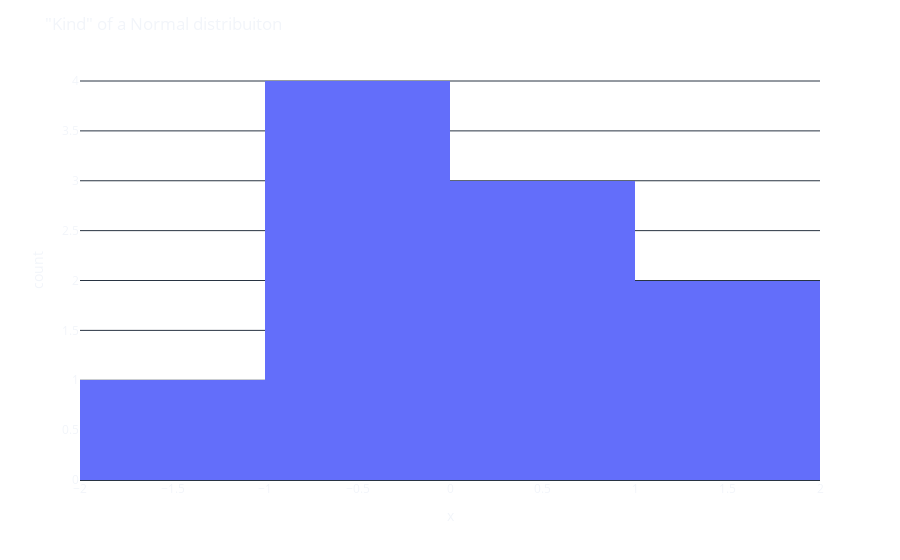

Notebook cell for this chart:
### Markdown cell above
Our `DataFrame` is really small, and we don't have much to plot. Thus let us create some fake data points using `Numpy`.

### NumPy

[NumPy](https://numpy.org/) (short for "_Numerical Python_") is a popular `Python` library for numerical computing. It provides powerful tools for working with arrays and matrices and a range of mathematical functions for working with numerical data. 

The library also provides tools for linear algebra, Fourier transforms, random number generation, and more. `NumPy` is widely used in scientific computing, data analysis, and machine learning and is a key component of many popular data science libraries in ` Python`.

![numpy](https://miro.medium.com/max/1400/1*Nhz7M4r_x8MuJtZ1orr0jg.gif)

You can learn more about `NumPy` functions [here](https://www.w3schools.com/python/numpy/default.asp) and [here](https://numpy.org/doc/stable/user/quickstart.html).

Here are some useful `NumPy` functions to get you started:

- `np.random` allows as to sample randomly from a variety of different distributions:

    - [`rand`](https://numpy.org/doc/1.16/reference/generated/numpy.random.rand.html#numpy.random.rand "numpy.random.rand"): Random values in a given shape.
    - [`randn`](https://numpy.org/doc/1.16/reference/generated/numpy.random.randn.html#numpy.random.randn "numpy.random.randn"): Return a sample (or samples) from the "_standard normal_" distribution.
    - [`randint`](https://numpy.org/doc/1.16/reference/generated/numpy.random.randint.html#numpy.random.randint "numpy.random.randint"): Return random integers from _low_ (inclusive) to _high_ (exclusive).
    - [`random`](https://numpy.org/doc/1.16/reference/generated/numpy.random.random.html#numpy.random.random "numpy.random.random"): Return random floats in the half-open interval (0.0, 1.0).
    - [`choice`](https://numpy.org/doc/1.16/reference/generated/numpy.random.choice.html#numpy.random.choice "numpy.random.choice"): Generates a random sample from a given 1-D array.

Let's first try the `np.random.rand()` function.

### Code cell
import numpy as np

# x will be equal to an array ("a collection of similar data elements")

x = np.random.randn(10)

print(f'The object {x} is of the type {type(x)}.')

# the elements of this array are randomly sampled from the normal distribution

fig = px.histogram(x=x)

fig.update_layout(template='plotly_dark', 
                  title='"Kind" of a Normal distribuiton',
                  paper_bgcolor='rgba(0, 0, 0, 0)',
                  plot_bgcolor='rgba(0, 0, 0, 0)'
                  )
fig.show()

### Figure 1 — Plotly figure (JSON) as saved in the notebook; plotly's stock layout.template omitted (floating-point values rounded to 4 significant figures)
{"data": [{"alignmentgroup": "True", "bingroup": "x", "hovertemplate": "x=%{x}<br>count=%{y}<extra></extra>", "legendgroup": "", "marker": {"color": "#636efa", "pattern": {"shape": ""}}, "name": "", "offsetgroup": "", "orientation": "v", "showlegend": false, "type": "histogram", "x": [0.25, -0.1278, 0.5064, -1.304, 0.9191, -0.452, -0.4052, 1.657, -0.0001368, 1.035], "xaxis": "x", "yaxis": "y"}], "layout": {"barmode": "relative", "legend": {"tracegroupgap": 0}, "margin": {"t": 60}, "paper_bgcolor": "rgba(0, 0, 0, 0)", "plot_bgcolor": "rgba(0, 0, 0, 0)", "title": {"text": "\"Kind\" of a Normal distribuiton"}, "xaxis": {"anchor": "y", "domain": [0, 1], "title": {"text": "x"}}, "yaxis": {"anchor": "x", "domain": [0, 1], "title": {"text": "count"}}}}
